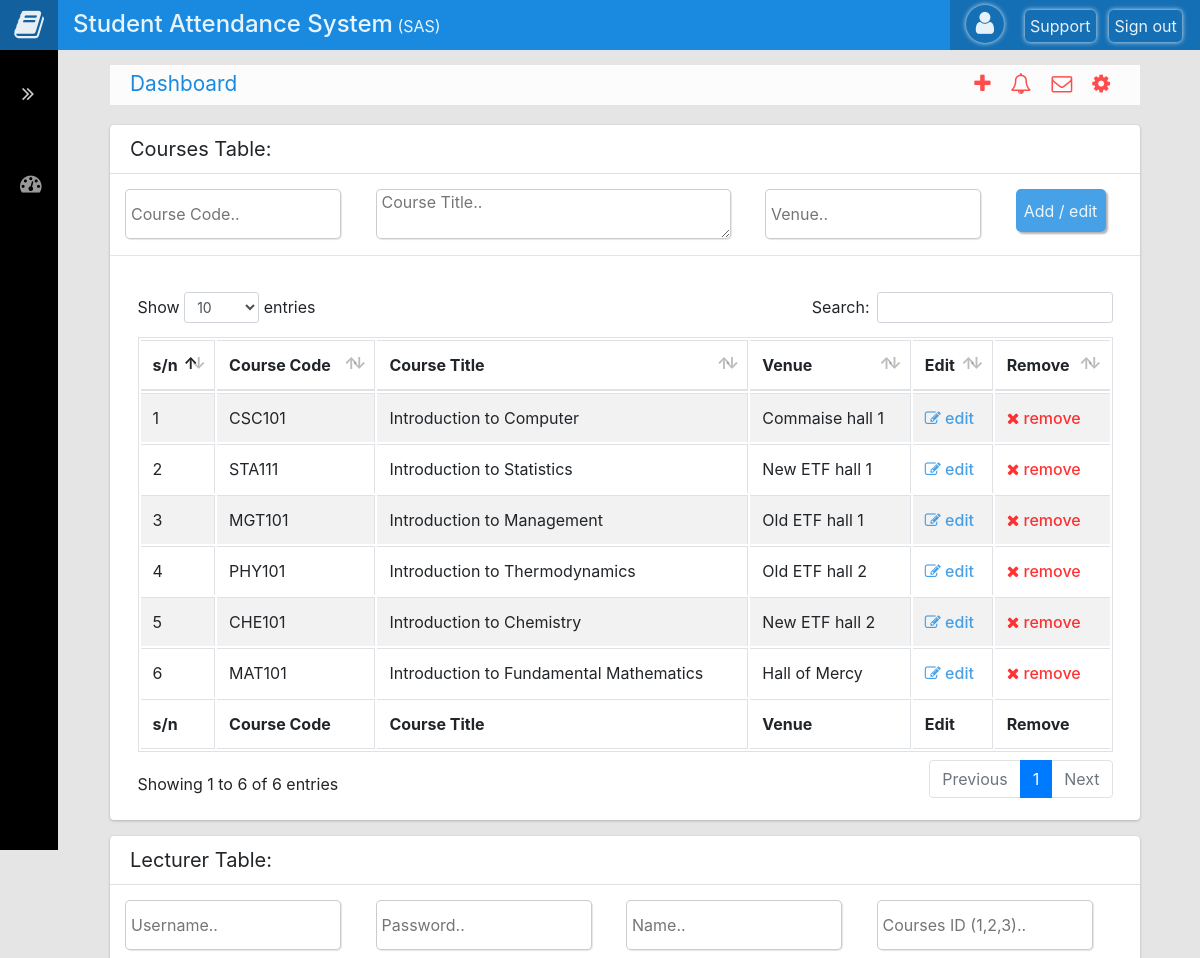
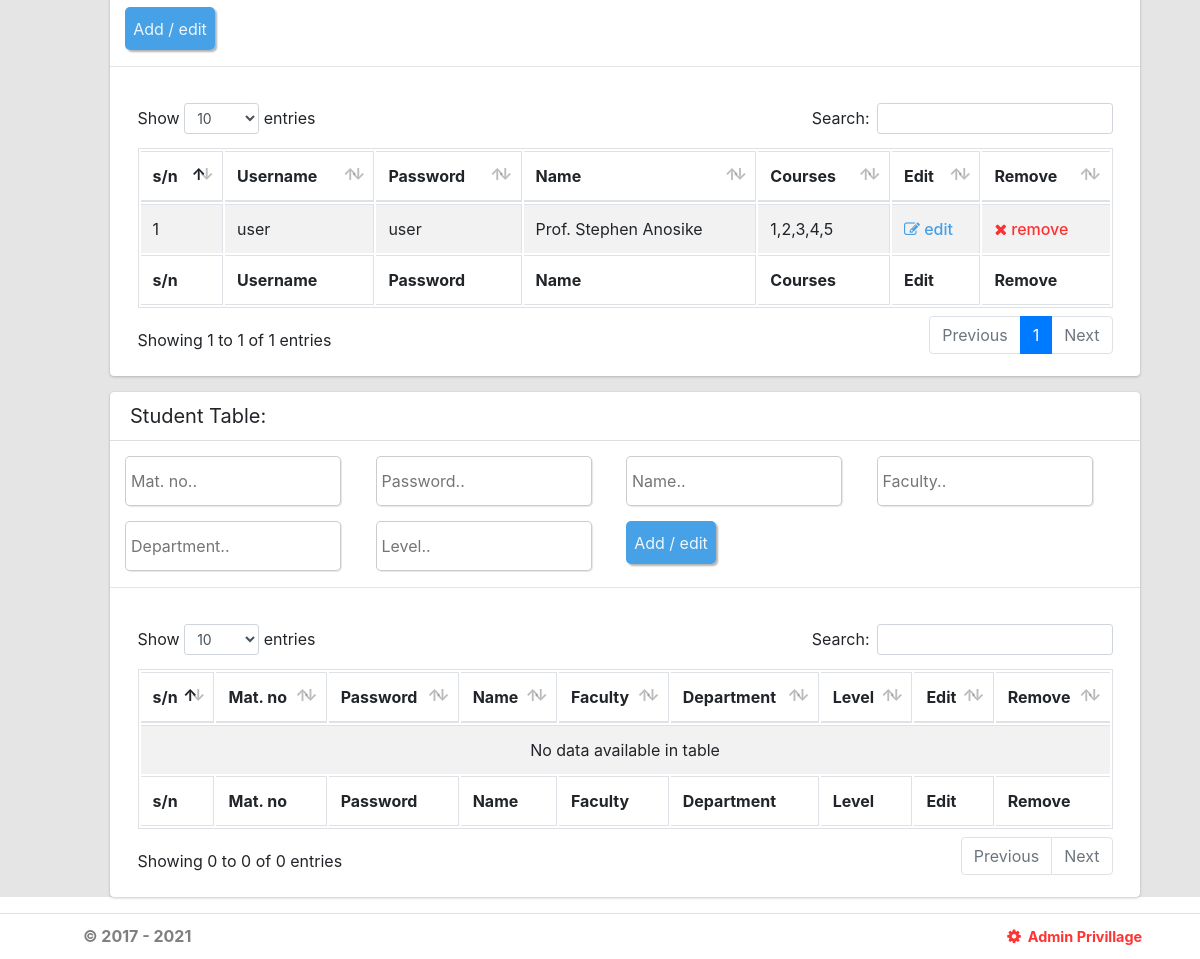
The app's page /index.php/dashboard/loadAdmin with its own data (2 pictures, top to bottom).
### tables this page shows
CREATE TABLE `courses` (
  `id` int(11) NOT NULL,
  `code` varchar(20) NOT NULL,
  `title` text NOT NULL,
  `venue` text NOT NULL
);

CREATE TABLE `lecturer` (
  `id` int(11) NOT NULL,
  `username` varchar(20) NOT NULL,
  `password` varchar(20) NOT NULL,
  `name` text NOT NULL,
  `courses` text NOT NULL
);

### application/controllers/Dashboard.php (called while the page is built, shortened)
<?php
class Dashboard extends CI_Controller {
	public function loadAdmin(){
		$this->load->model('Main_db');
		$data['title'] = $this->session->userdata('activeUser');
		$data['titleHeader'] = 'Dashboard';
		$data['userID'] = $this->session->userdata('userID');
		$data['msg'] = $this->session->flashdata('msg');
		$data['adminCourses'] = $this->Main_db->fetchAdminCourses();
		$data['adminStudents'] = $this->Main_db->fetchAdminStudents();
		$data['adminLecturers'] = $this->Main_db->fetchAdminLecturers();
		$data['queryC'] = $this->session->userdata('queryC');
		$data['queryL'] = $this->session->userdata('queryL');
		$data['queryS'] = $this->session->userdata('queryS');
		$this->load->view('admin', $data);
	}
}
?>

### index.php (called while the page is built, shortened)
<?php
require_once BASEPATH.'core/CodeIgniter.php';

### application/models/Main_db.php (called while the page is built, shortened)
<?php
    class Main_db extends CI_Model{
        public function fetchAdminCourses(){
            return $this->db->get('courses')->result();
        }
        public function fetchAdminLecturers(){
            return $this->db->get('lecturer')->result();
        }
}
?>

### application/views/admin.php (the view, shortened to what this page needs)
<?php include_once('./dist/header.php'); ?>
<section class="dashboard">
    <div class="dashboard-trans">
        <div class="card">
            <div class="card-header">
                <h3 class="card-title">Courses Table:</h3>
            </div>
           <form method="POST" action="<?php echo base_url() ?>home/adminAddCourse" class="editBox">
                <input type="text" class="editBox-cat" placeholder="Course Code.." name = "code" value="<?php if($queryC != ''){echo $queryC[0]->code;}?>" required>
                <textarea name="title" id="" class="editBox-tArea" placeholder="Course Title.." cols="32" rows="2" required><?php if($queryC != ''){echo $queryC[0]->title;}?></textarea>
                <input type="text" class="editBox-cat" placeholder="Venue.." name = "venue" value="<?php if($queryC != ''){echo $queryC[0]->venue;}?>" required>
                <button type="submit" class="editBox-eBtn">Add / edit</button>
            </form><hr>
            <div class="card-body">
                <table id="example4" class="table table-bordered table-striped">
                    <thead>
                        <tr>
                            <th>s/n</th>
                            <th>Course Code</th>
                            <th>Course Title</th>
                            <th>Venue</th>
                            <th>Edit</th>
                            <th>Remove</th>
                        </tr>
                    </thead>
                    <tbody>
                    <?php foreach($adminCourses as $row) {?>
                        <tr>
                            <td><?php echo $row->id ?></td>
                            <td><?php echo $row->code ?></td>
                            <td><?php echo $row->title ?></td>
                            <td><?php echo $row->venue ?></td>
                            <td><a href="<?php echo base_url() ?>home/adminEdit/courses/<?php echo $row->id ?>" class="blue"><i class="fa fa-edit"></i> edit</a></td>
                            <td><a href="<?php echo base_url() ?>home/adminRemove/courses/<?php echo $row->id ?>" class="red"><i class="fa fa-close"></i> remove</a></td>
                        </tr>
                    <?php }?>
                    </tbody>
                    <tfoot>
                        <tr>
                            <th>s/n</th>
                            <th>Course Code</th>
                            <th>Course Title</th>
                            <th>Venue</th>
                            <th>Edit</th>
                            <th>Remove</th>
                        </tr>
                    </tfoot>
                </table>
            </div>
        </div>
    </div>
    <div class="dashboard-trans">
        <div class="card">
            <div class="card-header">
                <h3 class="card-title">Lecturer Table:</h3>
            </div>
           <form method="POST" action="<?php echo base_url() ?>home/adminAddLecturer" class="editBox">
                <input type="text" class="editBox-cat" placeholder="Username.." value="<?php if($queryL != ''){echo $queryL[0]->username;}?>" name = "user" required>
                <input type="text" class="editBox-cat" placeholder="Password.." value="<?php if($queryL != ''){echo $queryL[0]->password;}?>" name = "pass" required>
                <input type="text" class="editBox-cat" placeholder="Name.." value="<?php if($queryL != ''){echo $queryL[0]->name;}?>" name = "name" required>
                <input type="text" class="editBox-cat" placeholder="Courses ID (1,2,3).." value="<?php if($queryL != ''){echo $queryL[0]->courses;}?>" name = "code" required>
                <button type="submit" class="editBox-eBtn">Add / edit</button>
            </form><hr>
            <div class="card-body">
                <table id="example5" class="table table-bordered table-striped">
                    <thead>
                        <tr>
                            <th>s/n</th>
                            <th>Username</th>
                            <th>Password</th>
                            <th>Name</th>
                            <th>Courses</th>
                            <th>Edit</th>
                            <th>Remove</th>
                        </tr>
                    </thead>
                    <tbody>
                    <?php foreach($adminLecturers as $row) {?>
                        <tr>
                            <td><?php echo $row->id ?></td>
                            <td><?php echo $row->username ?></td>
                            <td><?php echo $row->password ?></td>
                            <td><?php echo $row->name ?></td>
                            <td><?php echo $row->courses ?></td>
                            <td><a href="<?php echo base_url() ?>home/adminEdit/lecturer/<?php echo $row->id ?>" class="blue"><i class="fa fa-edit"></i> edit</a></td>
                            <td><a href="<?php echo base_url() ?>home/adminRemove/lecturer/<?php echo $row->id ?>" class="red"><i class="fa fa-close"></i> remove</a></td>
                        </tr>
                    <?php }?>
                    </tbody>
                    <tfoot>
                        <tr>
                            <th>s/n</th>
                            <th>Username</th>
                            <th>Password</th>
                            <th>Name</th>
                            <th>Courses</th>
                            <th>Edit</th>
                            <th>Remove</th>
                        </tr>
                    </tfoot>
                </table>
            </div>
        </div>
    </div>
    <div class="dashboard-trans">
        <div class="card">
            <div class="card-header">
                <h3 class="card-title">Student Table:</h3>
            </div>
           <form method="POST" action="<?php echo base_url() ?>home/adminAddStudents" class="editBox">
                <input type="text" class="editBox-cat" placeholder="Mat. no.." value="<?php if($queryS != ''){echo $queryS[0]->username;}?>" name = "user" required>
                <input type="text" class="editBox-cat" placeholder="Password.." value="<?php if($queryS != ''){echo $queryS[0]->password;}?>" name = "pass" required>
                <input type="text" class="editBox-cat" placeholder="Name.." value="<?php if($queryS != ''){echo $queryS[0]->name;}?>" name = "name" required>
                <input type="text" class="editBox-cat" placeholder="Faculty.." value="<?php if($queryS != ''){echo $queryS[0]->faculty;}?>" name = "fac" required>
                <input type="text" class="editBox-cat" placeholder="Department.." value="<?php if($queryS != ''){echo $queryS[0]->department;}?>" name = "dept" required>
                <input type="text" class="editBox-cat" placeholder="Level.." value="<?php if($queryS != ''){echo $queryS[0]->level;}?>" name = "level" required>
                <button type="submit" class="editBox-eBtn">Add / edit</button>
            </form><hr>
            <div class="card-body">
                <table id="example6" class="table table-bordered table-striped">
                    <thead>
                        <tr>
                            <th>s/n</th>
                            <th>Mat. no</th>
                            <th>Password</th>
                            <th>Name</th>
                            <th>Faculty</th>
                            <th>Department</th>
                            <th>Level</th>
                            <th>Edit</th>
                            <th>Remove</th>
                        </tr>
                    </thead>
                    <tbody>
                    </tbody>
                    <tfoot>
                        <tr>
                            <th>s/n</th>
                            <th>Mat. no</th>
                            <th>Password</th>
                            <th>Name</th>
                            <th>Faculty</th>
                            <th>Department</th>
                            <th>Level</th>
                            <th>Edit</th>
                            <th>Remove</th>
                        </tr>
                    </tfoot>
                </table>
            </div>
        </div>
    </div>
</section>
<?php include_once('./dist/footer.php'); ?>

### dist/header.php (shortened to what this page needs)
<!doctype html>
<html lang="en">
    <head>
        <link rel="stylesheet" href="<?php echo base_url();?>./dist/plugins/datatables/dataTables.bootstrap4.css">
        <link rel="stylesheet" href="<?php echo base_url();?>./dist/css/adminlte.min.css">
        <link rel="stylesheet" href="<?php echo base_url();?>./dist/css/style.css">
        <link rel="stylesheet" href="<?php echo base_url();?>./dist/css/animate.css">
        <link rel="stylesheet" href="<?php echo base_url();?>./dist/font-awesome-4.7.0/css/font-awesome.css">
    </head>
    <body>
        <main class="dashboard-main-container">
            <header class="top-header">
                <article class="logo"><i class="fa fa-book"></i></article>
                <article class="label"><h1>Student Attendance System</h1><p>&nbsp;(SAS)</p><h2>SAS</h2></article>
                <article class="profile">
                    <div class="header-profile-img"><i class="fa fa-user"></i></div>
                    <p class="standBy"><a href="#">Support</a></p>
                    <p class="SignOut"><a href="<?php echo base_url();?>home/logout">Sign out</a></p>
                </article>
            </header>
            <div class="general-main-container">
                <section class="left-bar" id = "leftSlide">
                    <table class="left-bar-container">
                    <?php if ($title != 'admin') { ?>
                        <tr class="slideArrow"><td><span class = "fa fa-angle-double-right" id="slideArrow1"></span><span class = "fa fa-angle-double-left" id="slideArrow2"></span></td></tr>
                        <tr class="<?php if (isset($active1)){ echo $active1;} ?>" title="Dashboard">
                            <td><a href="<?php echo base_url();?>home/loadDashboard"><i class="fa fa-dashboard"></i> <span class = "leftBarText">&nbsp;Dashboard</span></a></td>
                        </tr>
                    <?php }?>
                    </table>
                </section>
                <div class="right-content">
                    <section class="main-content">
                        <div class="menuTitle">
                            <p><span><i class="fa fa-user"></i> user: &nbsp; <?php if ($title != '') { echo $title; } ?> &nbsp; | &nbsp;</span> <?php if ($titleHeader != '') { echo $titleHeader; } ?></p>
                            <p class="titleIcons"><a href="#"><i class="fa fa-plus"></i></a><a href="#"><i class="fa fa-bell-o"></i></a><a href="#"><i class="fa fa-envelope-o"></i></a><a href="#"><i class="fa fa-gear"></i></a></p>
                        </div>

### dist/footer.php (shortened to what this page needs)
</section>
                <footer class="main-footer">
                    <p>&copy; 2017 - <?php echo date("Y"); ?></p><div class="admin-login"><a href="reports.php" style="text-decoration:none;"><label><i class="fa fa-cog"></i>&nbsp; Admin Privillage</label></a></div>
                </footer>
                </div>
            </div>
        </main>
    </body>
</html>

### records on screen
courses: id "1", code "CSC101", title "Introduction to Computer", venue "Commaise hall 1"
courses: id "2", code "STA111", title "Introduction to Statistics", venue "New ETF hall 1"
courses: id "3", code "MGT101", title "Introduction to Management", venue "Old ETF hall 1"
courses: id "4", code "PHY101", title "Introduction to Thermodynamics", venue "Old ETF hall 2"
courses: id "5", code "CHE101", title "Introduction to Chemistry", venue "New ETF hall 2"
courses: id "6", code "MAT101", title "Introduction to Fundamental Mathematics", venue "Hall of Mercy"
lecturer: id "1", username "user", password "user", name "Prof. Stephen Anosike", courses "1,2,3,4,5"

### other values on screen
$titleHeader "Dashboard"
